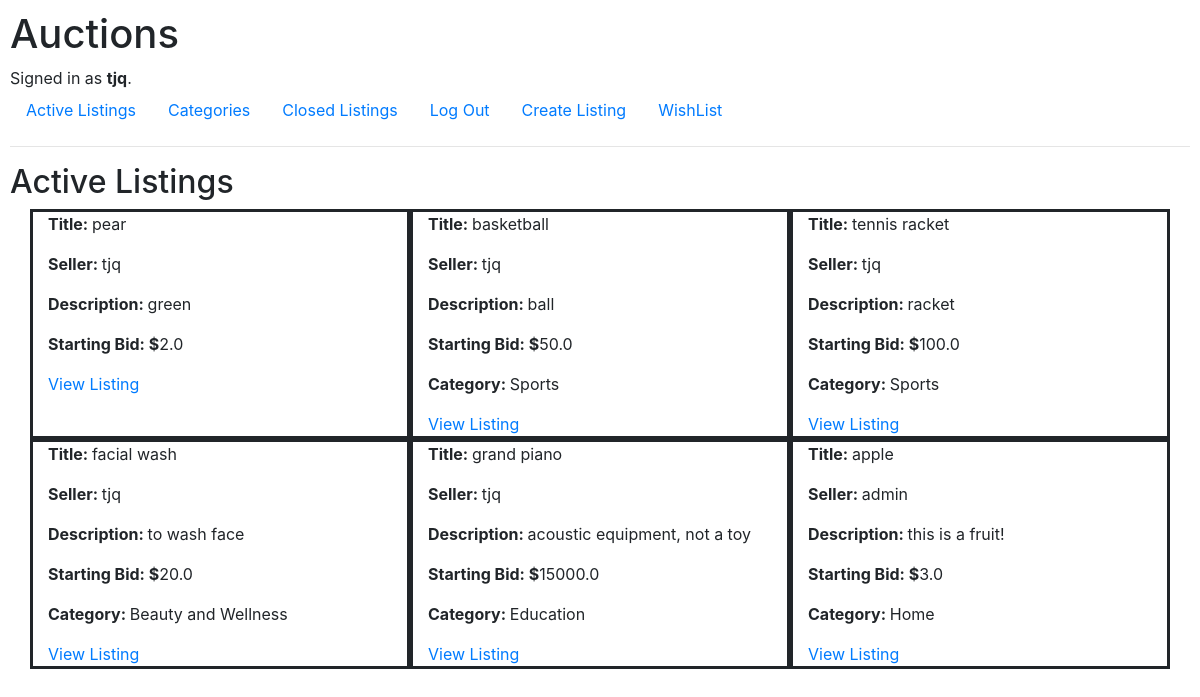
Screenshot of / (signed in) with the database file from the repository.
### auctions/models.py (models this page shows, shortened)
class User(AbstractUser):
    def __str__(self):
        return f"{self.username}"
    pass

class Listings(models.Model):
    seller_id = models.ForeignKey(User, on_delete=models.CASCADE, related_name="seller")
    title = models.ForeignKey(Titles, on_delete=models.CASCADE)
    description = models.CharField(max_length=LENGTH, blank=False, null=True)
    starting_bid = models.FloatField(default=0)
    image_link = models.CharField(max_length=256, blank=True, null=True)
    category = models.CharField(max_length=256, blank=True, null=True)
    closed = models.BooleanField(blank=False, default=False)

class Titles(models.Model):
    title = models.CharField(max_length=LENGTH, blank=False, null=True)
    def __str__(self):
        return f"{self.title}"

### auctions/views.py (the view)
# urls.py: path("", views.index, name="index"),
def index(request):
    rows = Listings.objects.all()
    return render(request, "auctions/index.html", {
        "rows":rows
    })
    temp2 = Listings.objects.exclude(title=CloseListing.objects.all()).all()
    return HttpResponse(temp2)

### auctions/templates/auctions/index.html (shortened to what this page needs)
{% extends "auctions/layout.html" %}
{% block body %}
    <h2>Active Listings</h2>
    <div class="container">
        <div class="row">
            {% for row in rows %}
                {% if not row.closed %}
                    <div class="col-4"  style="border:solid;">
                        <p><b>Title: </b>{{row.title}}</p>
                        <p><b>Seller: </b>{{row.seller_id}}</p>
                        <p><b>Description: </b>{{row.description}}</p>
                        <p><b>Starting Bid: $</b>{{row.starting_bid}}</p>
                        {% if row.category %}
                            <p><b>Category: </b>{{row.category}}</p>
                        {% endif %}
                        <a href="{% url "listing" row.title row.title_id %}">View Listing</a>
                    </div>
                {% endif %}
            {% endfor %}
        </div>
    </div>
{% endblock %}

### auctions/templates/auctions/layout.html (shortened to what this page needs)
{% load static %}
<!DOCTYPE html>
<html lang="en">
    <head>
        <link rel="stylesheet" href="https://stackpath.bootstrapcdn.com/bootstrap/4.4.1/css/bootstrap.min.css">
        <link href="{% static 'auctions/styles.css' %}" rel="stylesheet">
    </head>
    <body>
        <h1>Auctions</h1>
        <div>
            {% if user.is_authenticated %}
                Signed in as <strong>{{ user.username }}</strong>.
            {% else %}
                Not signed in.
            {% endif %}
        </div>
        <ul class="nav">
            <li class="nav-item">
                <a class="nav-link" href="{% url 'index' %}">Active Listings</a>
            </li>
            <li class="nav-item">
                <a class="nav-link" href="{% url 'category' 'all' %}">Categories</a>
            </li>
            {% if user.is_authenticated %}
                <li class="nav-item">
                    <a class="nav-link" href="{% url 'closedlisting' %}">Closed Listings</a>
                </li>
                <li class="nav-item">
                    <a class="nav-link" href="{% url 'logout' %}">Log Out</a>
                </li>
                <li class="nav-item">
                    <a class="nav-link" href="{% url 'create_listing' %}">Create Listing</a>
                </li>
                <li class="nav-item">
                    <a class="nav-link" href="{% url 'wishlist' %} ">WishList</a>
            {% endif %}
        </ul>
        <hr>
        {% block body %}
        {% endblock %}
    </body>
</html>

### auctions/static/auctions/styles.css (style rules this page uses)
body { padding: 10px; }

### rows the page displays
User: username "tjq"
Listings: title "pear", seller_id "tjq", description "green", starting_bid "2.0"
Listings: title "basketball", seller_id "tjq", description "ball", starting_bid "50.0", category "Sports"
Listings: title "tennis racket", seller_id "tjq", description "racket", starting_bid "100.0", category "Sports"
Listings: title "facial wash", seller_id "tjq", description "to wash face", starting_bid "20.0", category "Beauty and Wellness"
Listings: title "grand piano", seller_id "tjq", description "acoustic equipment, not a toy", starting_bid "15000.0", category "Education"
Listings: title "apple", seller_id "admin", description "this is a fruit!", starting_bid "3.0", category "Home"
